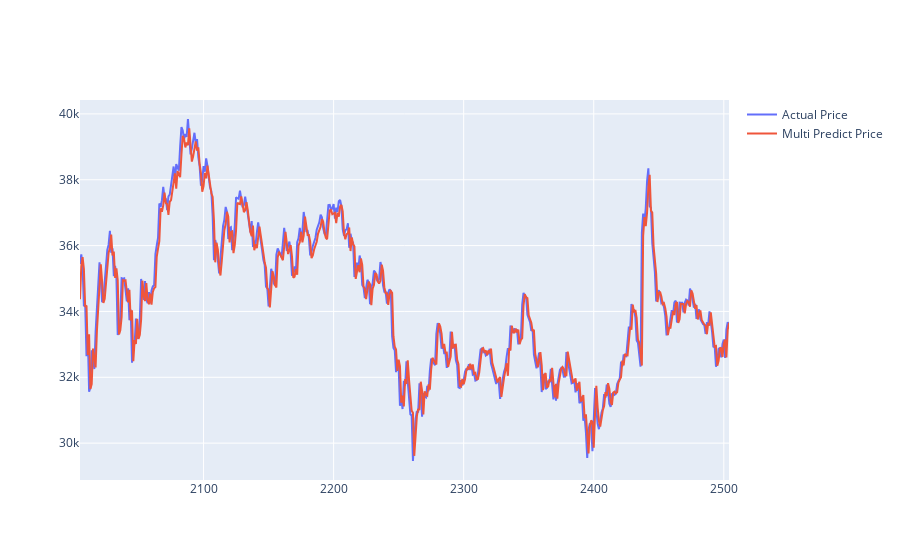

This figure's notebook cell:
### Code cell
actual = go.Scatter(x=predictDates, y=inv_y, name= 'Actual Price')
multi = go.Scatter(x=predictDates, y=inv_yhat, name= 'Multi Predict Price')
#predict = go.Scatter(x=predictDates, y=yhat_reshape, name= 'Predict Price')
py.iplot([actual,multi])

### Figure 1 — Plotly figure (JSON) as saved in the notebook; plotly's stock layout.template omitted (floating-point values rounded to 4 significant figures; data arrays with more than 128 entries replaced by an {"elided": "..."} marker saying what was removed)
{"data": [{"name": "Actual Price", "type": "scatter", "x": {"elided": "500 int values"}, "y": {"elided": "501 float values"}}, {"name": "Multi Predict Price", "type": "scatter", "x": {"elided": "500 int values"}, "y": {"elided": "501 float values"}}], "layout": {}}
